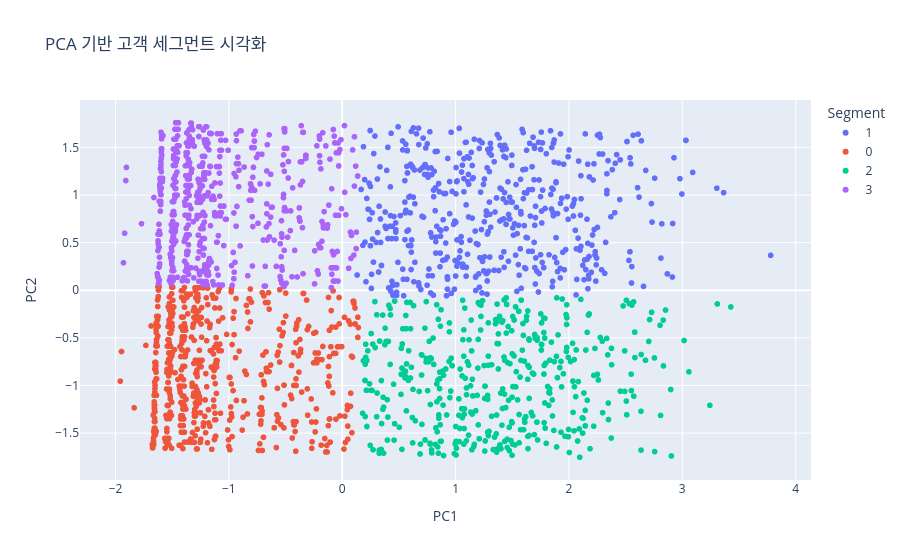

The cell this chart's notebook holds for it:
### Code cell
from sklearn.decomposition import PCA

pca = PCA(n_components=2)
rfm_pca = pca.fit_transform(rfm_scaled)  # rfm_scaled는 표준화된 RFM 데이터
df_plot = pd.DataFrame(rfm_pca, columns=['PC1', 'PC2'])
df_plot['Segment'] = df_rfm['Segment'].astype(str)

fig = px.scatter(df_plot, x='PC1', y='PC2', color='Segment',
                 title='PCA 기반 고객 세그먼트 시각화',
                 hover_data=[df_rfm.index])

fig.show()

### Figure 1 — Plotly figure (JSON) as saved in the notebook; plotly's stock layout.template omitted (floating-point values rounded to 4 significant figures; data arrays with more than 128 entries replaced by an {"elided": "..."} marker saying what was removed)
{"data": [{"customdata": {"elided": "524x1 int values"}, "hovertemplate": "Segment=1<br>PC1=%{x}<br>PC2=%{y}<br>hover_data_0=%{customdata[0]}<extra></extra>", "legendgroup": "1", "marker": {"color": "#636efa", "symbol": "circle"}, "mode": "markers", "name": "1", "showlegend": true, "type": "scattergl", "x": {"elided": "524 float values"}, "xaxis": "x", "y": {"elided": "524 float values"}, "yaxis": "y"}, {"customdata": {"elided": "642x1 int values"}, "hovertemplate": "Segment=0<br>PC1=%{x}<br>PC2=%{y}<br>hover_data_0=%{customdata[0]}<extra></extra>", "legendgroup": "0", "marker": {"color": "#EF553B", "symbol": "circle"}, "mode": "markers", "name": "0", "showlegend": true, "type": "scattergl", "x": {"elided": "642 float values"}, "xaxis": "x", "y": {"elided": "642 float values"}, "yaxis": "y"}, {"customdata": {"elided": "466x1 int values"}, "hovertemplate": "Segment=2<br>PC1=%{x}<br>PC2=%{y}<br>hover_data_0=%{customdata[0]}<extra></extra>", "legendgroup": "2", "marker": {"color": "#00cc96", "symbol": "circle"}, "mode": "markers", "name": "2", "showlegend": true, "type": "scattergl", "x": {"elided": "466 float values"}, "xaxis": "x", "y": {"elided": "466 float values"}, "yaxis": "y"}, {"customdata": {"elided": "608x1 int values"}, "hovertemplate": "Segment=3<br>PC1=%{x}<br>PC2=%{y}<br>hover_data_0=%{customdata[0]}<extra></extra>", "legendgroup": "3", "marker": {"color": "#ab63fa", "symbol": "circle"}, "mode": "markers", "name": "3", "showlegend": true, "type": "scattergl", "x": {"elided": "608 float values"}, "xaxis": "x", "y": {"elided": "608 float values"}, "yaxis": "y"}], "layout": {"legend": {"title": {"text": "Segment"}, "tracegroupgap": 0}, "title": {"text": "PCA 기반 고객 세그먼트 시각화"}, "xaxis": {"anchor": "y", "domain": [0, 1], "title": {"text": "PC1"}}, "yaxis": {"anchor": "x", "domain": [0, 1], "title": {"text": "PC2"}}}}
